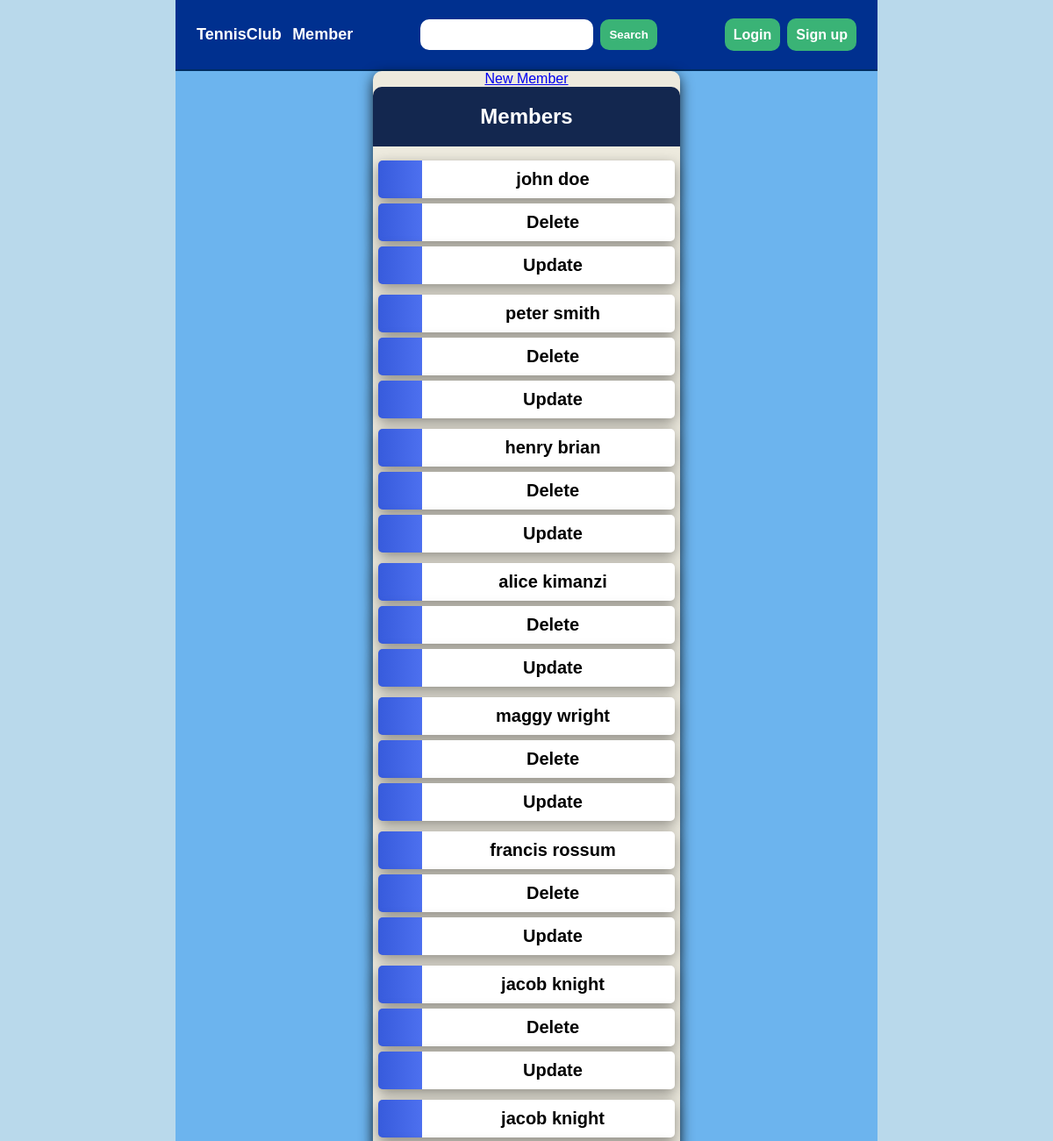
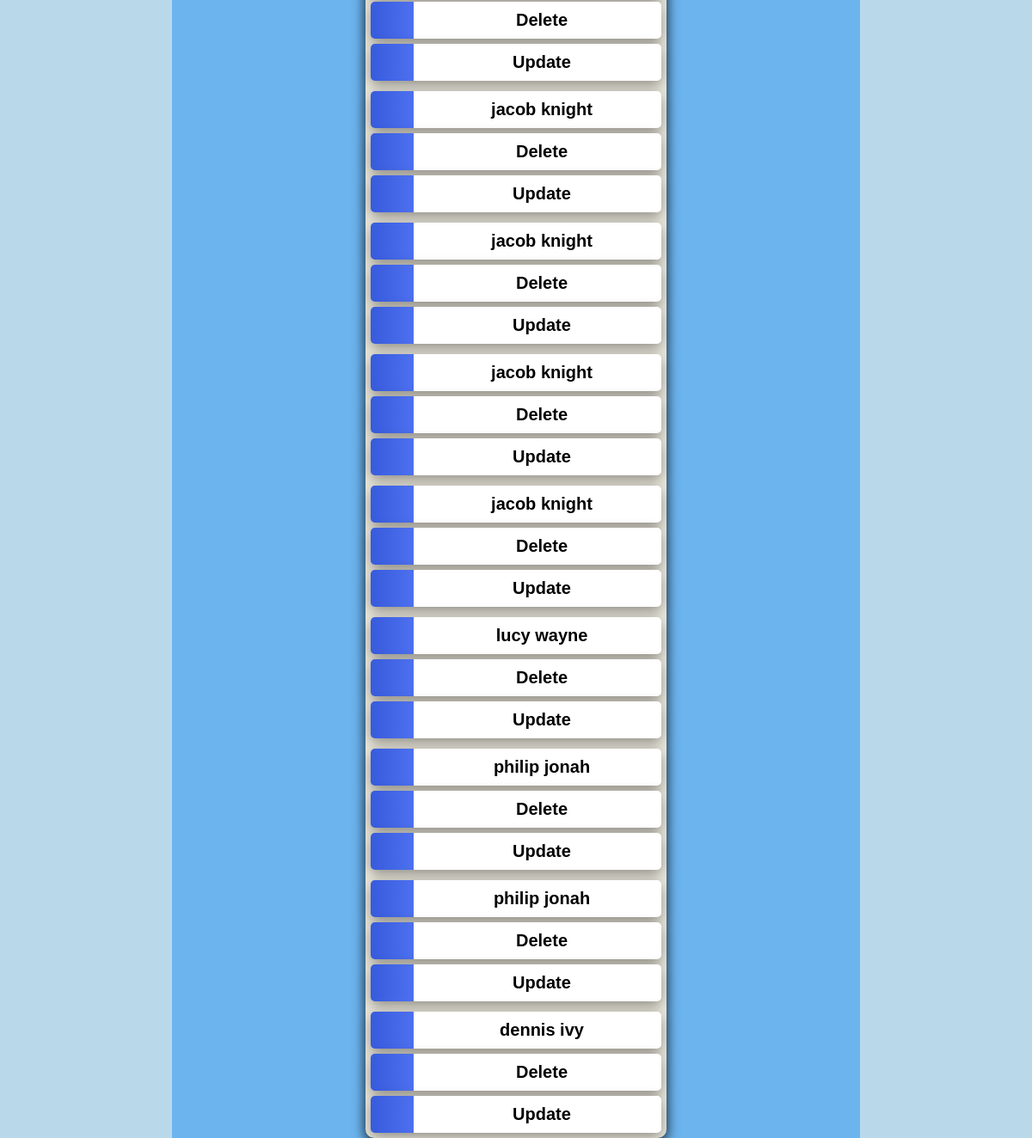
Page /members/ on the earlier database version (2 pictures, top to bottom).
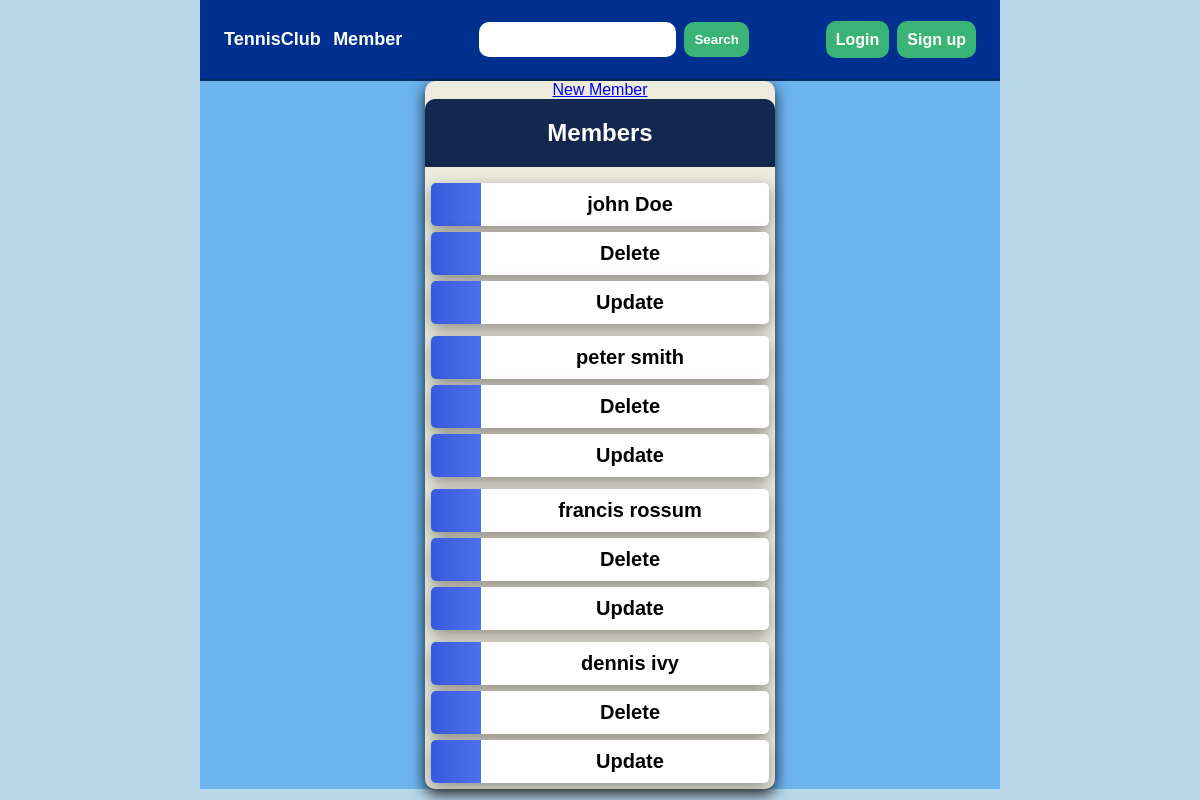
Same page on the later database version.
### members/models.py (models this page shows, shortened)
class Member(models.Model):
    firstname=models.CharField(max_length=200)
    lastname=models.CharField(max_length=200)
    gender=models.CharField(max_length=100)
    phone=models.IntegerField()
    joined_date=models.DateTimeField()

### members/views.py (the view)
# urls.py: path('',views.index,name='index'),
def index(request):
    mydata=Member.objects.all()
    context={'mydata':mydata}
    return render(request, 'members/index.html', context)

### members/templates/members/index.html (shortened to what this page needs)
<!DOCTYPE html>
{% load static %}
<html lang="en">
<head>
    <link rel="stylesheet" href="{%static 'css/main.css' %}">
</head>
<body>
   <div class="container">
    <nav>
        <div class="title">
<a href="{% url 'members:index'%}">TennisClub</a>
<a href="{% url 'members:index'%}">Member</a>
        </div>
    <form action="{% url 'members:search' %} " method="post">
        <div class="search">
          <input type="text" name="q" required/>
          <input type="submit"  value="Search">
        </div>
     </form>
     <div class="login">
        <ul>
            <li><a href="">Login</a></li>
            <li><a href="">Sign up</a></li>
        </ul>
     </div>
    </nav>
    <div class="content">
        <a href="{% url 'members:register'%}">New Member</a>
    <h2>Members</h2>
    {% for i in mydata %}
    <ul>
        <li><a href="{% url 'members:detail' i.id%}">{{i.firstname}}  {{i.lastname}}</a></li>
        <li><a href="{% url 'members:delete' i.id%}">Delete</a></li>
        <li><a href="{% url 'members:update' i.id%}">Update</a></li>
    </ul>
    {% endfor %}
  </div>
   </div>
</body>
</html>

### static/css/main.css (style rules this page uses)
* { padding: 0; margin: 0; box-sizing: border-box; }
body { font-family: 'Trebuchet MS', 'Lucida Sans Unicode', 'Lucida Grande', 'Lucida Sans', Arial, sans-serif; background-color:#B9D9EB ; }
.container { max-width: 800px; margin: auto; background-color:#6CB4EE; height: 100%; }
nav { display: flex; justify-content: space-between; align-items: center; background-color: #00308F; padding: 20px; border-bottom: 2px solid #002D62; }
.title a { text-decoration: none; color: #fff; margin: 4px; font-size:large; font-weight: 800; }
input { padding: 10px; border: none; border-radius: 10px; margin: 2px; }
input[type=submit] { background-color: rgb(58, 179, 118); color: #ffff; font-weight: 600; }
.content { width: 350px; background-color: #ffffff; box-shadow: 0px 5px 15px rgba(0,0,0,0.8); border-radius: 10px; border: none; margin: auto; display: flex; justify-content: center; align-items: center; flex-direction: column; }
.login ul { display: flex; align-items: center; justify-content: center; list-style: none; }
.login ul li a { margin: 4px; text-decoration: none; padding: 10px; color: #ffff; background-color:rgb(58, 179, 118) ; border-radius: 10px; font-weight: 600; }
.content { background-color: #EDEADE; }
.content h2 { width: 100%; border-top-right-radius: 10px; border-top-left-radius: 10px; text-align: center; margin-bottom: 10px; padding: 20px; background-color:#13274F; color: #fff; }
.content ul { width: 100%; list-style-type: none; padding: 0; margin: 0; }
.content ul li { background-image: linear-gradient(to right, #375BDC, #4D70EF); background-size: 50px 60px; background-color: #ffffff; margin: 6px; text-align: center; display:block; background-repeat: no-repeat; border-radius: 5px; cursor: pointer; transition: transform .25s; list-style: none; padding: 10px; padding-left: 70px; box-shadow: 0 5px 15px rgba(0, 0, 0, 0.4); }
.content ul li a { text-decoration: none; color: #000; font-size: 20px; font-weight: 800; }

Differences in the rows shown:
removed Member: firstname "henry", lastname "brian"
removed Member: firstname "alice", lastname "kimanzi"
removed Member: firstname "maggy", lastname "wright"
removed Member: firstname "jacob", lastname "knight"
removed Member: firstname "jacob", lastname "knight"
removed Member: firstname "jacob", lastname "knight"
removed Member: firstname "jacob", lastname "knight"
removed Member: firstname "jacob", lastname "knight"
removed Member: firstname "jacob", lastname "knight"
removed Member: firstname "lucy", lastname "wayne"
removed Member: firstname "philip", lastname "jonah"
removed Member: firstname "philip", lastname "jonah"
changed Member "john": lastname "doe" → "Doe"
